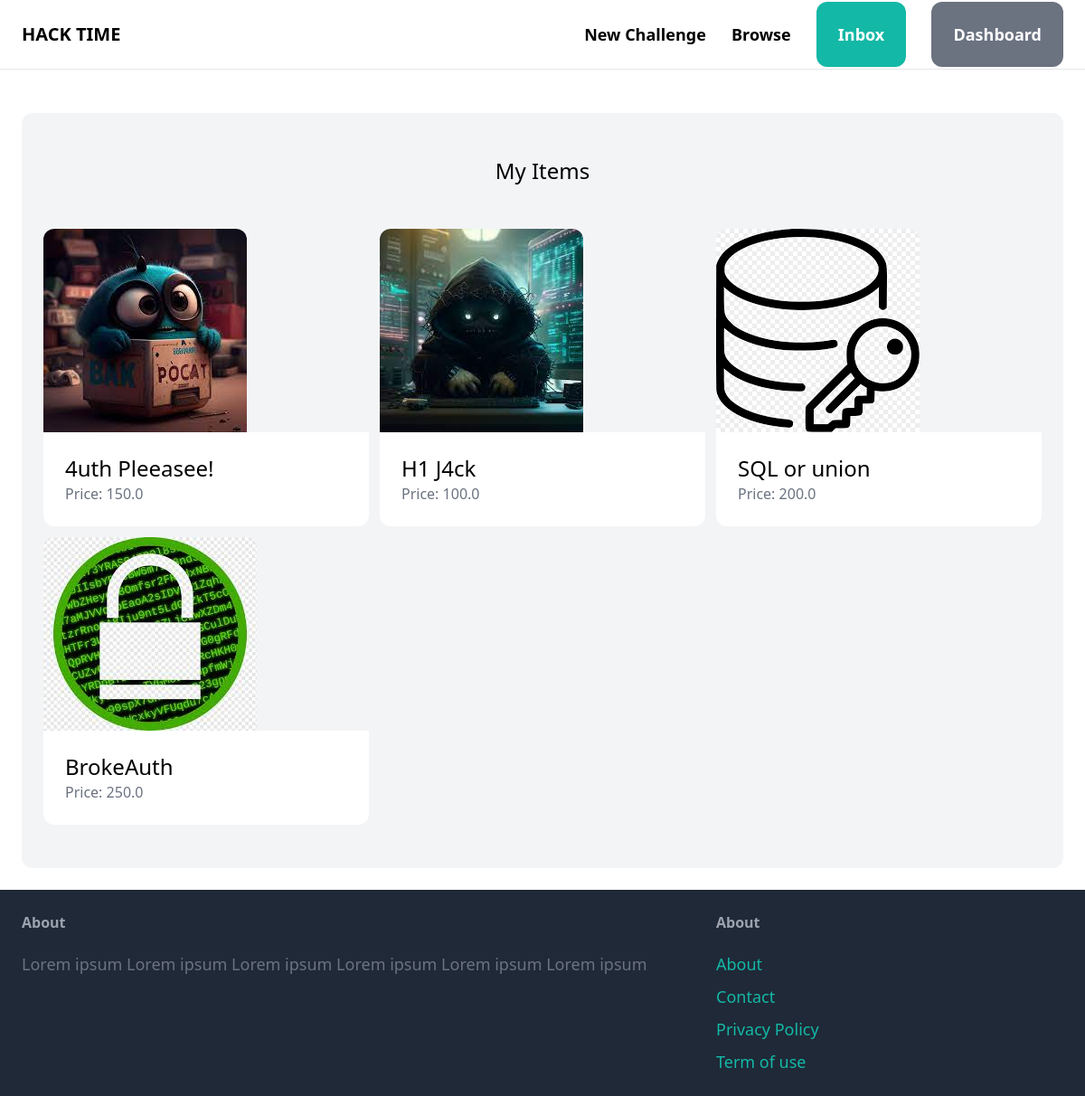
The page /dashboard/ (signed in) on the database its author committed.
### item/models.py (models this page shows, shortened)
class Item(models.Model):
    category = models.ForeignKey(Category, related_name='items', on_delete=models.CASCADE)
    name= models.CharField(max_length=255)
    description = models.TextField(blank=True, null=True)
    price = models.FloatField()
    image = models.ImageField(upload_to='item_images', blank=True, null=True)
    is_sold = models.BooleanField(default=True)
    created_by = models.ForeignKey(User, related_name='items', on_delete=models.CASCADE)
    created_at = models.DateTimeField(auto_now_add=True)

### dashboard/views.py (the view)
# urls.py: path('', views.index, name='index'),
@login_required
def index(request):
    items = Item.objects.filter(created_by=request.user)
    return render(request, 'dashboard/index.html',{
        'items':items,
    })

### dashboard/templates/dashboard/index.html (shortened to what this page needs)
{% extends 'core/base.html' %}
{% block content %}
<div class="mt-6 px-6 py-12 bg-gray-100 rounded-xl">
    <h2 class="mb-12 text-2xl text-center" > My Items</h2>
    <div class="grid grid-cols-3 gap-3" >
        {% for item in items %}
            <div>
                <a href="{% url 'item:detail' item.id %}">
                    <div>
                        <img src="{{ item.image.url }}" class="rounded-t-xl">
                    </div>
                    <div class="p-6 bg-white rounded-b-xl">
                        <h2 class="text-2xl">{{ item.name }}</h2>
                        <p class="text-gray-500">Price: {{ item.price }}</p>
                    </div>
                </a>
            </div>
        {% endfor %}
    </div>
</div>
{% endblock %}

### rows shown on the page
Item: image (picture), name "4uth Pleeasee!", price "150.0"
Item: image (picture), name "H1 J4ck", price "100.0"
Item: image (picture), name "SQL or union", price "200.0"
Item: image (picture), name "BrokeAuth", price "250.0"
